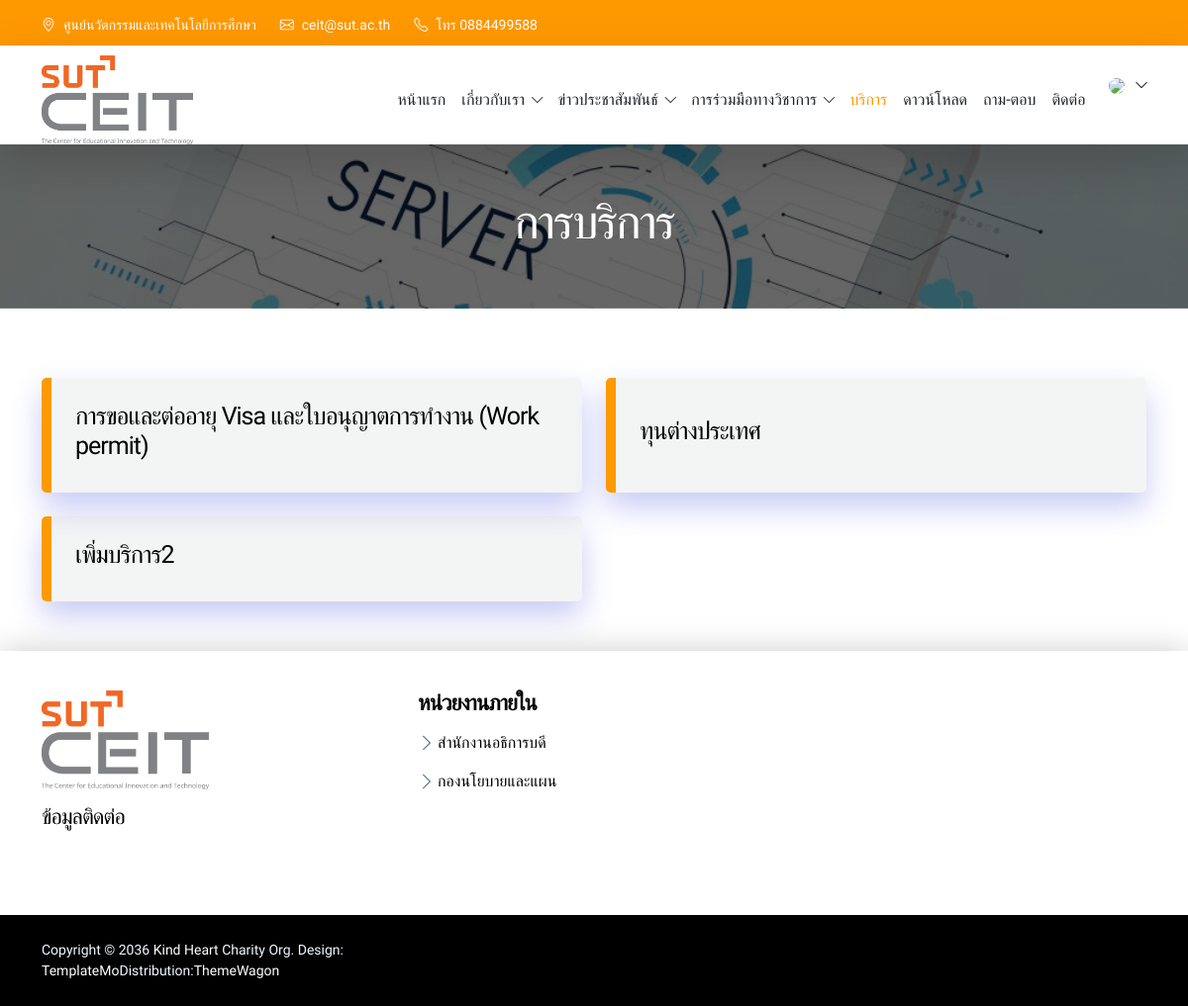
/member/service.php, run on the app's committed database.
### tables this page shows
CREATE TABLE `contact` (
  `contact_no` int(11) NOT NULL COMMENT 'เลขที่ติดต่อ',
  `contact_address` varchar(255) NOT NULL COMMENT 'ที่อยู่ : หน่วยงาน',
  `contact_university` varchar(500) NOT NULL COMMENT 'ที่อยู่ : ศูนย์นวัตรกรรม',
  `contact_tel` varchar(20) NOT NULL COMMENT 'เบอร์โทรศัพท์',
  `contact_email` varchar(255) NOT NULL COMMENT 'อีเมล'
);

CREATE TABLE `service` (
  `service_no` int(11) NOT NULL COMMENT 'เลขที่บริการ',
  `service_title` varchar(1000) NOT NULL COMMENT 'หัวข้อบริการ',
  `service_details` varchar(10000) NOT NULL COMMENT 'รายละเอียดบริการ'
);

### member/service.php (the view, shortened to what this page needs)
<!doctype html>
<html lang="en">
<head>
    <link href="../assets/css/bootstrap.min.css" rel="stylesheet">
    <link href="../assets/vendor/bootstrap-icons/bootstrap-icons.css" rel="stylesheet">
    <link href="../assets/vendor/boxicons/css/boxicons.min.css" rel="stylesheet">
    <link href="../assets/css/main.css" rel="stylesheet">
    <link href="../assets/vendor/aos/aos.css" rel="stylesheet">
</head>
<body>
    <?php include("menu.php") ?>
    <section class="service-header text-center">
        <div class="container">
            <div class="col-lg-12 col-12">
                <h1>การบริการ</h1>
            </div>
        </div>
    </section>
    <section class="section-padding service">
        <div class="container">
            <div class="row g-4">
                <?php
                    $sql = "SELECT * FROM service";
                    $result = mysqli_query($conn,$sql);
                    if ($result && mysqli_num_rows($result) > 0) {
                        while ($row=mysqli_fetch_assoc($result)) {
                             echo
                            '<div class="col-lg-6">
                                <div class="service-item">
                                    <a class="service-content" href="SVdetail.php?service_no='.$row['service_no'].'">
                                        <h3 hidden>'.$row['service_no'].'</h3>
                                        <h3>'.$row['service_title'].'</h3>
                                    </a>
                                </div>
                            </div>';
                       }
                    }
                ?>
            </div>
        </div>
    </section>
    <?php
        include("footer.php")
    ?>
</body>

### member/menu.php (shortened to what this page needs)
<?php require_once '../database/connect.php';
$menu=basename($_SERVER['PHP_SELF']);
?>
<header class="site-header">
    <div class="container">
        <div class="row">
            <?php
                $sqlcon = "SELECT * FROM contact";
                $querycon = mysqli_query($conn,$sqlcon);
                $resultcon = mysqli_fetch_assoc($querycon);
            ?>
            <div class="col-lg-8 col-12 d-flex flex-wrap">
                <p class="d-flex me-4 mb-0">
                    <i class="bi-geo-alt me-2"></i>
                    ศูนย์นวัตกรรมและเทคโนโลยีการศึกษา
                </p>
                <p class="d-flex me-4 mb-0">
                    <i class="bi-envelope me-2"></i>
                    <a href="patchare.sr@rmuti.ac.th">
                        <?php echo $resultcon['contact_email']; ?>
                    </a>
                </p>
                <p class="d-flex mb-0">
                    <i class="bi bi-telephone me-2"></i>
                    โทร <?php echo $resultcon['contact_tel']; ?>
                </p>
            </div>
        </div>
    </div>
</header>
<nav class="navbar navbar-expand-lg shadow-lg">
    <div class="container">
        <a href="index.php">
            <img src="../assets/img/logo.png" height="90px" alt="">
        </a>
        <div class="collapse navbar-collapse" id="navbarNav">
            <ul class="navbar-nav ms-auto">
                <li class="nav-item" >
                    <a class="nav-link <?php echo ($menu=='index.php'?'active':'') ?>" href="index.php">หน้าแรก</a>
                </li>
                <li class="nav-item dropdown">
                    <a class="nav-link click-scroll dropdown-toggle <?php echo ($menu=='examSchedule.php'|| $menu=='mission.php'|| $menu=='people.php'?'active':'') ?>" href="#"
                        id="navbarLightDropdownMenuLink" role="button" data-bs-toggle="dropdown"
                        aria-expanded="false">เกี่ยวกับเรา</a>
                </li>
                <li class="nav-item dropdown">
                    <a class="nav-link click-scroll dropdown-toggle <?php echo ($menu=='news.php'|| $menu=='newsactivity.php'|| $menu=='newsdetail.php'|| $menu=='newsall.php'?' active':'') ?>" href="#"
                        id="navbarLightDropdownMenuLink" role="button" data-bs-toggle="dropdown"
                        aria-expanded="false">ข่าวประชาสัมพันธ์</a>
                </li>
                <li class="nav-item dropdown">
                    <a class="nav-link click-scroll dropdown-toggle <?php echo ($menu=='DBmou.php'|| $menu=='DBactivity.php'|| $menu=='moAgency.php'|| $menu=='moDetails.php'|| $menu=='actAgency.php'|| $menu=='actDetails.php'|| $menu=='mouDB.php'|| $menu=='activityDB.php'|| $menu=='mouSystem.php'|| $menu=='mouEdit.php'|| $menu=='activitySystem.php'|| $menu=='activityEdit.php'?' active':'') ?>" href="#"
                        id="navbarLightDropdownMenuLink" role="button" data-bs-toggle="dropdown"
                        aria-expanded="false">การร่วมมือทางวิชาการ</a>
                </li>
                <li class="nav-item">
                    <a class="nav-link <?php echo ($menu=='service.php'|| $menu=='SVdetail.php'?'active':'') ?>" href="service.php">บริการ</a>
                </li>
                <li class="nav-item">
                    <a class="nav-link <?php echo ($menu=='download.php'?'active':'') ?>" href="download.php">ดาวน์โหลด</a>
                </li>
                <li class="nav-item">
                    <a class="nav-link <?php echo ($menu=='qa.php'?'active':'') ?>" href="qa.php">ถาม-ตอบ</a>
                </li>
                <li class="nav-item">
                    <a class="nav-link <?php echo ($menu=='contact.php'?'active':'') ?>" href="contact.php">ติดต่อ</a>
                </li>
                <li class="nav-item dropdown ms-3">
                    <a class="nav-profile click-scroll dropdown-toggle <?php echo ($menu=='peofileEdit.php'?'active':'') ?>" href="#"
                        id="navbarLightDropdownMenuLink" role="button" data-bs-toggle="dropdown"
                        aria-expanded="false">
                        <img src="../pic/logo/<?php echo $_SESSION['ag_img']; ?>" class="rounded-circle">
                    </a>
                </li>
            </ul>
        </div>
    </div>
</nav>

### assets/css/main.css (style rules this page uses)
:root { --white-color: #ffffff; --primary-color: #FF9900; --secondary-color: #000000; --default-color: #212529; --section-bg-color: #f0f8ff; --site-footer-bg-color: #ffffff; --dark-color: #000000; --body-font-family: 'Mitr', sans-serif; --h1-font-size: 52px; --h2-font-size: 46px; --h3-font-size: 32px; --h4-font-size: 28px; --h5-font-size: 24px; --h6-font-size: 22px; --p-font-size: 16px; --btn-font-size: 18px; --copyright-font-size: 14px; --border-radius-large: 100px; --border-radius-medium: 20px; --border-radius-small: 10px; --font-weight-light: 300; --font-weight-normal: 400; --font-weight-semibold: 600; --font-weight-bold: 700; }
body { background-color: var(--white-color); font-family: var(--body-font-family); }
h2, h3, h4, h5, h6 { color: var(--dark-color); }
h1, h2, h3, h4, h5, h6 { font-weight: var(--font-weight-semibold); letter-spacing: -1px; }
h1 { font-size: var(--h1-font-size); font-weight: var(--font-weight-bold); letter-spacing: -2px; }
h3 { font-size: var(--h3-font-size); }
ul li { color: var(--p-color); font-size: var(--p-font-size); font-weight: var(--font-weight-normal); }
a, button { touch-action: manipulation; transition: all 0.3s; }
a { color: var(--p-color); text-decoration: none; }
.section-padding { padding-top: 70px; padding-bottom: 50px; }
.navbar { background: var(--white-color); z-index: 9; padding-top: 10px; padding-bottom: 0; }
.navbar-expand-lg .navbar-nav .nav-link { margin-right: 0; margin-left: 0; }
.navbar-nav .nav-link { display: inline-block; color: var(--p-color); font-size: var(--p-font-size); font-weight: var(--font-weight-medium); position: relative; padding-top: 15px; padding-bottom: 15px; }
.navbar-nav .nav-link.active, .navbar-nav .nav-link:hover { background: transparent; color: var(--primary-color); }
.navbar .nav-profile { color: var(--dark-color); }
.navbar .nav-profile img { max-height: 50px; }
.dropdown-toggle::after { content: "\f282"; display: inline-block; font-family: bootstrap-icons !important; font-size: var(--copyright-font-size); font-style: normal; font-weight: normal !important; font-variant: normal; text-transform: none; line-height: 1; vertical-align: -.125em; -webkit-font-smoothing: antialiased; -moz-osx-font-smoothing: grayscale; position: relative; left: 2px; border: 0; }
.site-header { background: var(--primary-color); padding-top: 15px; padding-bottom: 10px; }
.site-header p, .site-header p a, .site-header .social-icon-link { color: var(--white-color); font-size: var(--copyright-font-size); }
.service-header { background: linear-gradient(rgba(0, 0, 0, 0.6),rgba(0, 0, 0, .6)), url(../img/service-header.jpg); background-repeat: no-repeat; background-position: center; background-size: cover; position: relative; padding-top: 50px; padding-bottom: 50px; }
.service-header h1 { font-weight: 400; font-size: 48px; color: #fff; }
.service .service-item { padding: 1.5rem; --bs-border-width: 10px; --bs-border-color: var(--primary-color); --bs-bg-opacity: 1; border-left: var(--bs-border-width) var(--bs-border-style) var(--bs-border-color) !important; background-color: color-mix(in srgb, var(--default-color), transparent 95%); border-radius: 5px; height: 100%; align-content: center; box-shadow: 0px 15px 30px rgba(77, 87, 222, 0.3); transition: 0.5s; }
.service .service-item .service-content h3 { color: #000; font-size: 25px; font-weight: 400; }

### data on the page
contact: contact_email "ceit@sut.ac.th", contact_tel "0884499588"
service: service_title "การขอและต่ออายุ Visa และใบอนุญาตการทำงาน (Work permit)"
service: service_title "ทุนต่างประเทศ"
service: service_title "เพิ่มบริการ2"
